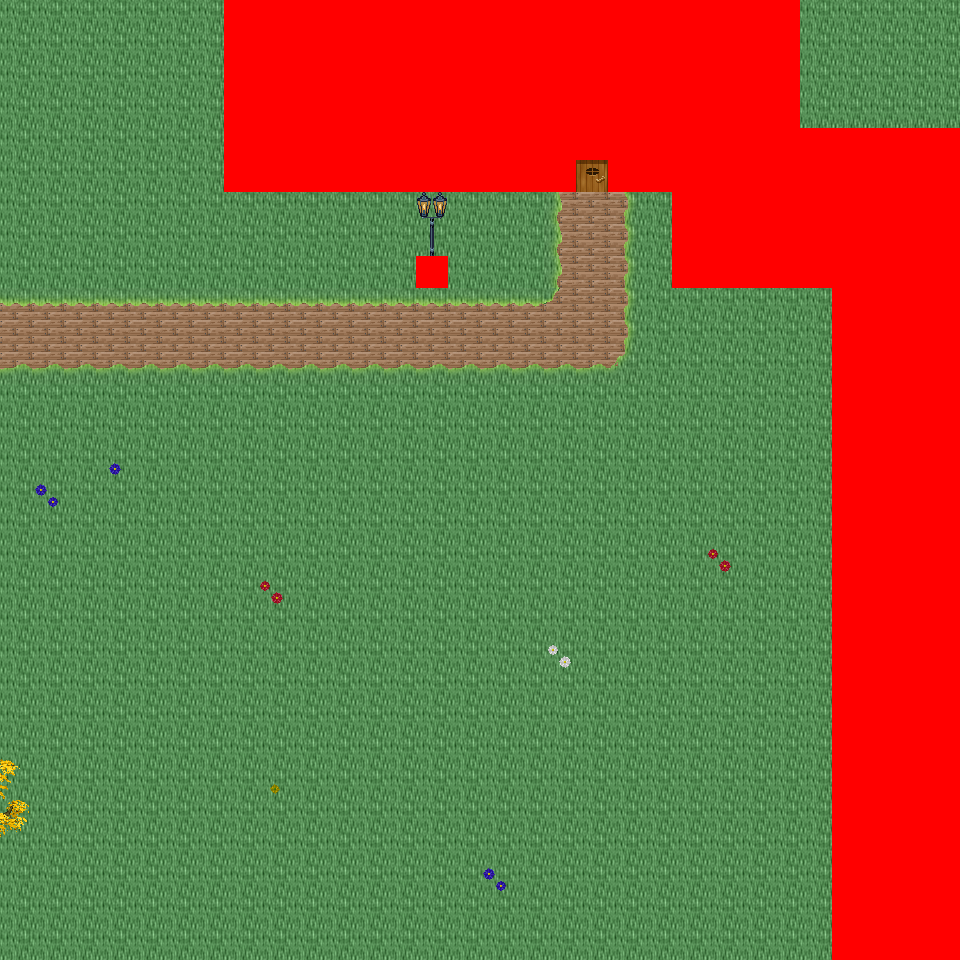

This is a level from a 2D game, rendered from its Tiled map with the project's own tilesets. A one-line summary and the map file follow, with tile-layer data summarised:
An orthogonal 30x30 tile map with 32x32 px tiles, 6 tile layers (Ground, Object, Object2, Above, ...), 34 tilesets and 5 objects (5x mapExit).

<map version="1.0" orientation="orthogonal" renderorder="right-down" width="30" height="30" tilewidth="32" tileheight="32" nextobjectid="6">
  <tileset firstgid="1" name="tileset_logic_collision" tilewidth="32" tileheight="32" tilecount="1" columns="1">
    <image source="../drawable/tileset_logic_collision.png" width="32" height="32" />
  </tileset>
  <tileset firstgid="2" name="tileset_ground_ridge_earth_pale" tilewidth="32" tileheight="32" tilecount="96" columns="12">
    <image source="../drawable/tileset_ground_ridge_earth_pale.png" width="384" height="256" />
  </tileset>
  <tileset firstgid="98" name="tileset_ground_ridge_earth_dark" tilewidth="32" tileheight="32" tilecount="96" columns="12">
    <image source="../drawable/tileset_ground_ridge_earth_dark.png" width="384" height="256" />
  </tileset>
  <tileset firstgid="194" name="tileset_ground_ground" tilewidth="32" tileheight="32" tilecount="33" columns="3">
    <image source="../drawable/tileset_ground_ground.png" width="96" height="352" />
  </tileset>
  <tileset firstgid="227" name="tileset_building_castle" tilewidth="32" tileheight="32" tilecount="320" columns="20">
    <image source="../drawable/tileset_building_castle.png" width="640" height="512" />
  </tileset>
  <tileset firstgid="547" name="tileset_ground_grass_corners" tilewidth="32" tileheight="32" tilecount="24" columns="6">
    <image source="../drawable/tileset_ground_grass_corners.png" width="192" height="128" />
  </tileset>
  <tileset firstgid="571" name="tileset_ground_grass_edges" tilewidth="32" tileheight="32" tilecount="36" columns="12">
    <image source="../drawable/tileset_ground_grass_edges.png" width="384" height="96" />
  </tileset>
  <tileset firstgid="607" name="tileset_item_pot_barrels_1" tilewidth="32" tileheight="32" tilecount="8" columns="4">
    <image source="../drawable/tileset_item_pot_barrels_1.png" width="128" height="64" />
  </tileset>
  <tileset firstgid="615" name="tileset_item_weapon_cannon" tilewidth="32" tileheight="32" tilecount="12" columns="3">
    <image source="../drawable/tileset_item_weapon_cannon.png" width="96" height="128" />
  </tileset>
  <tileset firstgid="627" name="tileset_building_door_door" tilewidth="32" tileheight="32" tilecount="6" columns="3">
    <image source="../drawable/tileset_building_door_door.png" width="96" height="64" />
  </tileset>
  <tileset firstgid="633" name="tileset_building_door_closed" tilewidth="32" tileheight="32" tilecount="1" columns="1">
    <image source="../drawable/tileset_building_door_closed.png" width="32" height="32" />
  </tileset>
  <tileset firstgid="634" name="tileset_building_window_window_centered" tilewidth="32" tileheight="32" tilecount="1" columns="1">
    <image source="../drawable/tileset_building_window_window_centered.png" width="32" height="32" />
  </tileset>
  <tileset firstgid="635" name="tileset_building_decoration_chimney_big" tilewidth="32" tileheight="32" tilecount="2" columns="1">
    <image source="../drawable/tileset_building_decoration_chimney_big.png" width="32" height="64" />
  </tileset>
  <tileset firstgid="637" name="tileset_building_tan_building" tilewidth="32" tileheight="32" tilecount="24" columns="4">
    <image source="../drawable/tileset_building_tan_building.png" width="128" height="192" />
  </tileset>
  <tileset firstgid="661" name="tileset_building_museum" tilewidth="32" tileheight="32" tilecount="56" columns="7">
    <image source="../drawable/tileset_building_museum.png" width="224" height="256" />
  </tileset>
  <tileset firstgid="717" name="tileset_building_decoration_chimney" tilewidth="32" tileheight="32" tilecount="2" columns="1">
    <image source="../drawable/tileset_building_decoration_chimney.png" width="32" height="64" />
  </tileset>
  <tileset firstgid="719" name="tileset_plant_tree_fall_trees" tilewidth="32" tileheight="32" tilecount="40" columns="8">
    <image source="../drawable/tileset_plant_tree_fall_trees.png" width="256" height="160" />
  </tileset>
  <tileset firstgid="759" name="tileset_plant_leaves" tilewidth="32" tileheight="32" tilecount="8" columns="4">
    <image source="../drawable/tileset_plant_leaves.png" width="128" height="64" />
  </tileset>
  <tileset firstgid="767" name="tileset_plant_vine" tilewidth="32" tileheight="32" tilecount="3" columns="1">
    <image source="../drawable/tileset_plant_vine.png" width="32" height="96" />
  </tileset>
  <tileset firstgid="770" name="tileset_item_pot_pot_burgundy" tilewidth="32" tileheight="32" tilecount="1" columns="1">
    <image source="../drawable/tileset_item_pot_pot_burgundy.png" width="32" height="32" />
  </tileset>
  <tileset firstgid="771" name="tileset_building_stairs_stairs_grey" tilewidth="32" tileheight="32" tilecount="6" columns="3">
    <image source="../drawable/tileset_building_stairs_stairs_grey.png" width="96" height="64" />
  </tileset>
  <tileset firstgid="777" name="tileset_furniture_light_lamp_blue" tilewidth="32" tileheight="32" tilecount="3" columns="1">
    <image source="../drawable/tileset_furniture_light_lamp_blue.png" width="32" height="96" />
  </tileset>
  <tileset firstgid="780" name="tileset_light_dim_light_7x5" tilewidth="32" tileheight="32" tilecount="35" columns="7">
    <image source="../drawable/tileset_light_dim_light_7x5.png" width="224" height="160" />
  </tileset>
  <tileset firstgid="815" name="tileset_plant_flower_daisy_blue" tilewidth="32" tileheight="32" tilecount="8" columns="2">
    <image source="../drawable/tileset_plant_flower_daisy_blue.png" width="64" height="128" />
  </tileset>
  <tileset firstgid="823" name="tileset_plant_flower_daisy_red" tilewidth="32" tileheight="32" tilecount="8" columns="2">
    <image source="../drawable/tileset_plant_flower_daisy_red.png" width="64" height="128" />
  </tileset>
  <tileset firstgid="831" name="tileset_plant_flower_daisy_white" tilewidth="32" tileheight="32" tilecount="8" columns="2">
    <image source="../drawable/tileset_plant_flower_daisy_white.png" width="64" height="128" />
  </tileset>
  <tileset firstgid="839" name="tileset_plant_flower_daisy_yellow" tilewidth="32" tileheight="32" tilecount="8" columns="2">
    <image source="../drawable/tileset_plant_flower_daisy_yellow.png" width="64" height="128" />
  </tileset>
  <tileset firstgid="847" name="tileset_ground_ground_3" tilewidth="32" tileheight="32" tilecount="5" columns="5">
    <image source="../drawable/tileset_ground_ground_3.png" width="160" height="32" />
  </tileset>
  <tileset firstgid="852" name="tileset_building_cottage" tilewidth="32" tileheight="32" tilecount="256" columns="16">
    <image source="../drawable/tileset_building_cottage.png" width="512" height="512" />
  </tileset>
  <tileset firstgid="1108" name="tileset_building_roof_thatched_roof" tilewidth="32" tileheight="32" tilecount="256" columns="16">
    <image source="../drawable/tileset_building_roof_thatched_roof.png" width="512" height="512" />
  </tileset>
  <tileset firstgid="1364" name="tileset_building_door_doors" tilewidth="32" tileheight="32" tilecount="256" columns="16">
    <image source="../drawable/tileset_building_door_doors.png" width="512" height="512" />
  </tileset>
  <tileset firstgid="1620" name="tileset_building_window_windows" tilewidth="32" tileheight="32" tilecount="256" columns="16">
    <image source="../drawable/tileset_building_window_windows.png" width="512" height="512" />
  </tileset>
  <tileset firstgid="1876" name="tileset_logic_portal" tilewidth="32" tileheight="32" tilecount="24" columns="8">
    <image source="../drawable/tileset_logic_portal.png" width="256" height="96" />
  </tileset>
  <tileset firstgid="1900" name="tileset_building_decoration_banner" tilewidth="32" tileheight="32" tilecount="12" columns="1">
    <image source="../drawable/tileset_building_decoration_banner.png" width="32" height="384" />
  </tileset>
  <layer name="Ground" width="30" height="30">
    <data>[900 cells, 900 non-empty, 9 distinct tile ids]</data>
  </layer>
  <layer name="Object" width="30" height="30">
    <data>[900 cells, 91 non-empty, 25 distinct tile ids]</data>
  </layer>
  <layer name="Object2" width="30" height="30">
    <data>[900 cells, 19 non-empty, 11 distinct tile ids]</data>
  </layer>
  <layer name="Above" width="30" height="30">
    <data>[900 cells, 6 non-empty, 6 distinct tile ids]</data>
  </layer>
  <layer name="Above2" width="30" height="30">
    <data>[900 cells, 0 non-empty, 0 distinct tile ids]</data>
  </layer>
  <layer name="Walkable" width="30" height="30">
    <data>[900 cells, 229 non-empty, 1 distinct tile ids]</data>
  </layer>
  <objectgroup name="MapEvents">
    <object id="1" name="north" type="mapExit" x="0" y="0" width="224" height="32">
      <properties>
        <property name="map" value="level_0_x53_y60" />
        <property name="x" value="0" />
        <property name="y" value="28" />
      </properties>
    </object>
    <object id="2" name="north2" type="mapExit" x="800" y="0" width="160" height="32">
      <properties>
        <property name="map" value="level_0_x53_y60" />
        <property name="x" value="25" />
        <property name="y" value="28" />
      </properties>
    </object>
    <object id="3" name="south" type="mapExit" x="0" y="928" width="832" height="32">
      <properties>
        <property name="map" value="level_0_x53_y62" />
        <property name="x" value="0" />
        <property name="y" value="1" />
      </properties>
    </object>
    <object id="4" name="west" type="mapExit" x="0" y="0" width="32" height="960">
      <properties>
        <property name="map" value="level_0_x52_y61" />
        <property name="x" value="28" />
        <property name="y" value="0" />
      </properties>
    </object>
    <object id="5" name="east" type="mapExit" x="928" y="0" width="32" height="128">
      <properties>
        <property name="map" value="level_0_x54_y61" />
        <property name="x" value="1" />
        <property name="y" value="0" />
      </properties>
    </object>
  </objectgroup>
</map>
